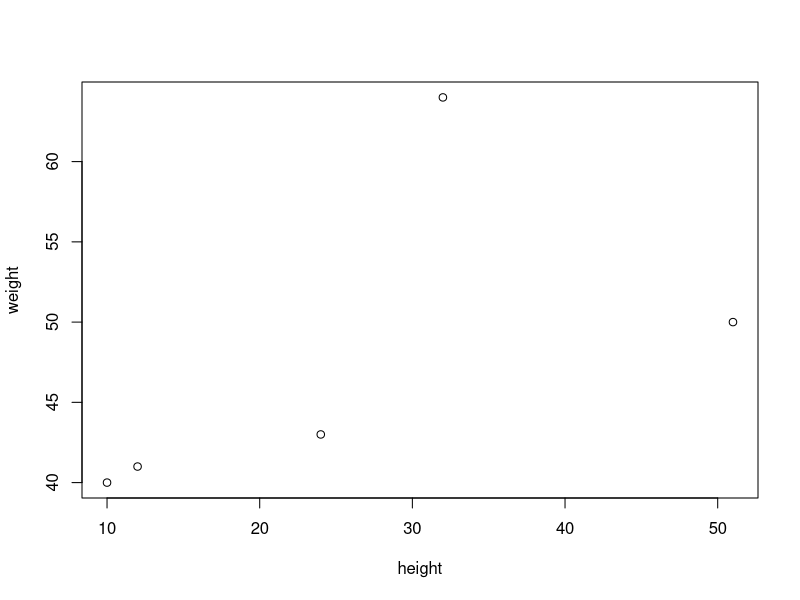
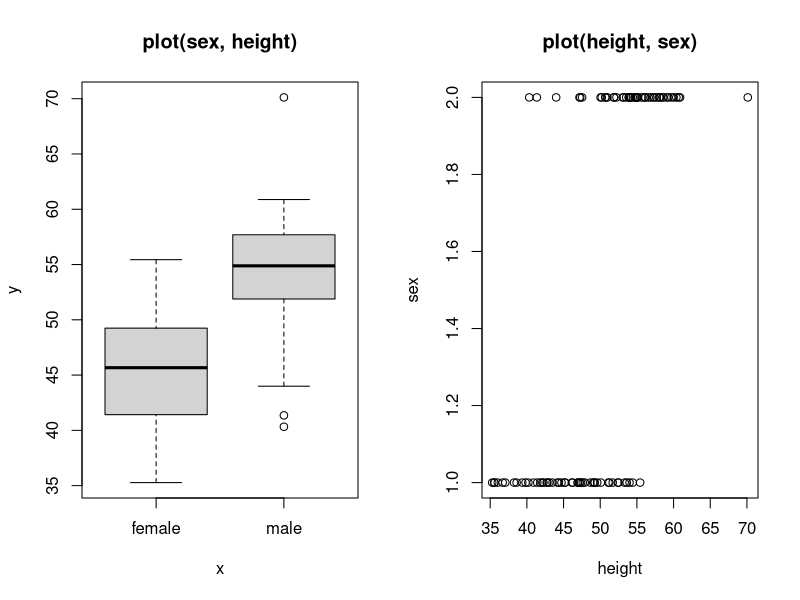

The R source for these figures, in order:
### R code from vignette source 'firstRsession.Rnw'

###################################################
### code chunk number 1: firstRsession.Rnw:20-21 (eval = FALSE)
###################################################
## setwd("~/Rclass")


###################################################
### code chunk number 2: firstRsession.Rnw:24-25 (eval = FALSE)
###################################################
## setwd("C:/Rclass")


###################################################
### code chunk number 3: firstRsession.Rnw:29-30 (eval = FALSE)
###################################################
## help.start()


###################################################
### code chunk number 4: firstRsession.Rnw:41-42
###################################################
height <- 10


###################################################
### code chunk number 5: firstRsession.Rnw:46-47
###################################################
height 


###################################################
### code chunk number 6: firstRsession.Rnw:51-53
###################################################
height  <- c(10, 12, 51, 24, 32)
height


###################################################
### code chunk number 7: firstRsession.Rnw:57-59
###################################################
weight <- c(40, 41, 50, 43, 64)
weight


###################################################
### code chunk number 8: firstRsession.Rnw:65-66
###################################################
plot(height, weight)


###################################################
### code chunk number 9: firstRsession.Rnw:71-75
###################################################
sex <- "male"
sex
sex <- c("male", "male")
sex


###################################################
### code chunk number 10: firstRsession.Rnw:81-87
###################################################
sex <- rep("male", 3)
sex
sex <- c(sex, "female", "female")
sex
sex <- c( rep("male", 3), rep("female", 2) )
sex


###################################################
### code chunk number 11: firstRsession.Rnw:93-95
###################################################
sex <- c(c("male", "male", "male"), c("female", "female"))
sex


###################################################
### code chunk number 12: firstRsession.Rnw:99-101
###################################################
sex <- c(rep("male", 50), rep("female", 50))
sex


###################################################
### code chunk number 13: firstRsession.Rnw:107-109
###################################################
height_m <- rnorm(50, mean=55, sd=5)
height_f <- rnorm(50, mean=45, sd=5)


###################################################
### code chunk number 14: firstRsession.Rnw:113-114
###################################################
height <- c(height_m, height_f)


###################################################
### code chunk number 15: firstRsession.Rnw:118-120
###################################################
height <- c( rnorm(50, mean=55, sd=5), rnorm(50, mean=45, sd=5) )
weight <- c( rnorm(50, mean=80, sd=10), rnorm(50, mean=65, sd=8) )


###################################################
### code chunk number 16: firstRsession.Rnw:126-128
###################################################
sex <- factor(sex)
sex


###################################################
### code chunk number 17: firstRsession.Rnw:133-135 (eval = FALSE)
###################################################
## plot(sex, height, main="plot(sex, height)")
## plot(height, sex, main="plot(height, sex)")


###################################################
### code chunk number 18: firstRsession.Rnw:140-143
###################################################
par(mfrow=c(1,2))
plot(sex, height, main="plot(sex, height)")
plot(height, sex, main="plot(height, sex)")


###################################################
### code chunk number 19: firstRsession.Rnw:147-148
###################################################
lm.mf <- lm( weight ~ height )


###################################################
### code chunk number 20: firstRsession.Rnw:153-155
###################################################
summary(lm.mf)
anova(lm.mf)


###################################################
### code chunk number 21: firstRsession.Rnw:159-161
###################################################
lm.mf <- lm(weight ~ sex + height)
anova(lm.mf)


###################################################
### code chunk number 22: firstRsession.Rnw:167-168 (eval = FALSE)
###################################################
## ?formula


###################################################
### code chunk number 23: firstRsession.Rnw:176-177
###################################################
seq(1,50)


###################################################
### code chunk number 24: firstRsession.Rnw:181-182
###################################################
 1:50


###################################################
### code chunk number 25: firstRsession.Rnw:186-189
###################################################
 boys <- paste("boy", 1:50, sep="")
 girls <- paste("girl", 1:50, sep="")
 ID <- c(boys, girls)


###################################################
### code chunk number 26: firstRsession.Rnw:195-196
###################################################
city <- c( rep("Hon", 25), rep("SB", 25), rep("Hon", 25), rep("SB",25))


###################################################
### code chunk number 27: firstRsession.Rnw:200-201
###################################################
city <- rep( c(rep("Hon", 25), rep("SB", 25)), times = 2)


###################################################
### code chunk number 28: firstRsession.Rnw:205-207
###################################################
rep(1:5, times=3)
rep(1:5, each=3)


###################################################
### code chunk number 29: firstRsession.Rnw:211-212
###################################################
dat <- data.frame(ID, sex, height, weight, city)


###################################################
### code chunk number 30: firstRsession.Rnw:214-215 (eval = FALSE)
###################################################
## dat


###################################################
### code chunk number 31: firstRsession.Rnw:219-221
###################################################
head(dat)
tail(dat)


###################################################
### code chunk number 32: firstRsession.Rnw:227-228 (eval = FALSE)
###################################################
## ?savehistory


###################################################
### code chunk number 33: firstRsession.Rnw:232-233 (eval = FALSE)
###################################################
## savehistory(file="VecPractice.history")


